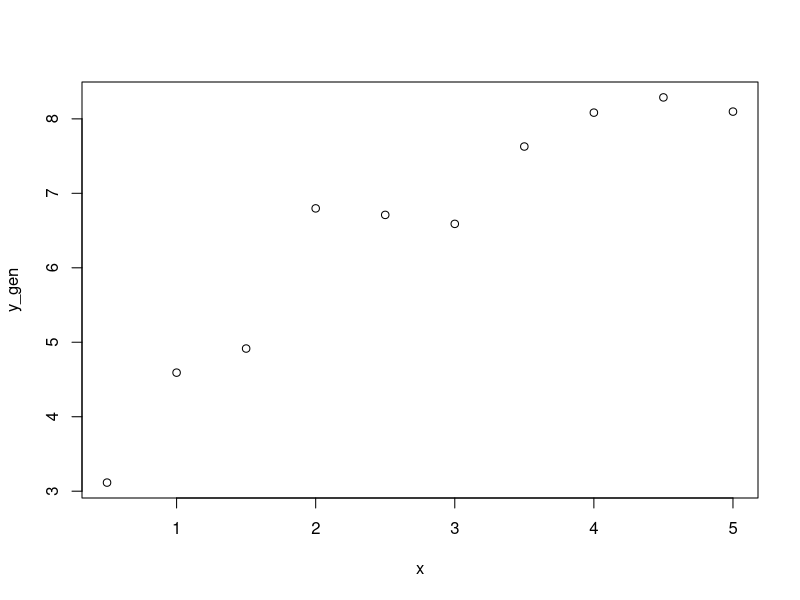
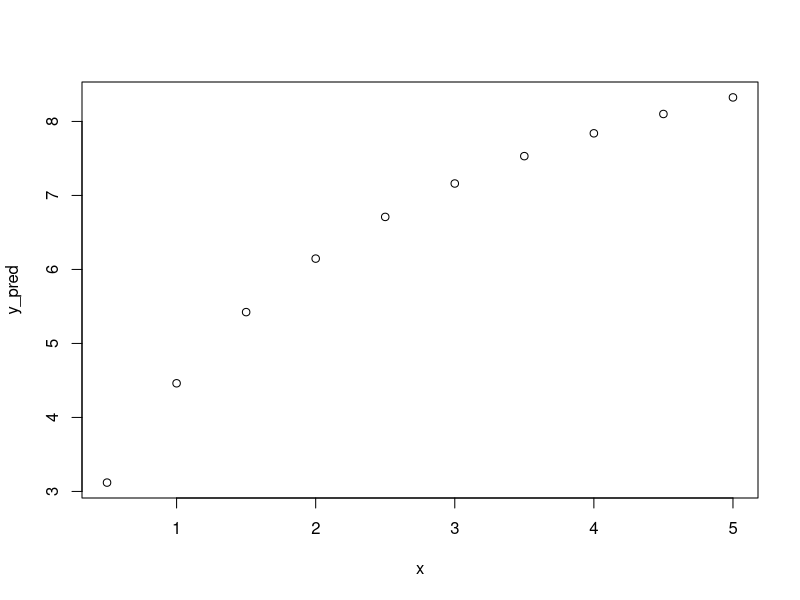
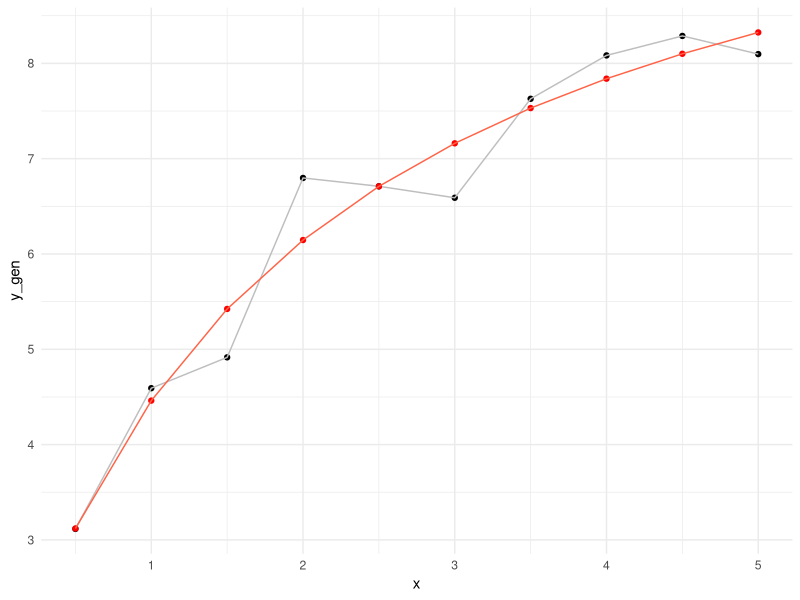

These charts were generated, in order, by the following R code:
library(ggplot2)
library(MASS)


# Parametry
n <- 10
x <- (1:10)/2
b1 <- 10
b2 <- 3
b3 <- 2
beta <- c(b1,b2,b3)
sig <- 1/2

set.seed(1)
y_gen <- (b1*x)/(b2+x)+b3 + rnorm(10,mean = 0, sd = sig)


fun_g <- function(x,beta){
  return((beta[1] * x) / (beta[2] + x) + beta[3])
}

grad_g <- function(x, beta){
  return(c(x/(beta[2]+x), - (beta[1] *x)/(beta[2]+x)^2,1))
}

grad_g(1/2, beta= beta)

# Wzór na g(x,beta)

# Definiujemy macierz G

mac_G <- function(wek_x, beta){
  n <- length(wek_x)
  p <- length(beta)
  mac <- matrix(nrow = n, ncol = p)
  for (i in 1:n){
    mac[i, ] <- grad_g(wek_x[i], beta = beta)
  }
  return(mac)
}


G_N <- function(x,y, beta_0 = c(8,2,1), eps=0.0001 , M=100){
  
  p <- length(beta_0)
  
  stare_beta <- beta_0
  for (i in 1:M){
    
    y_prog <- fun_g(x, stare_beta)
    G <- mac_G(x, beta = stare_beta)
      
    krok <- ginv(t(G) %*% G) %*%
      t(G)%*%(y-y_prog)
    
    nowe_beta <- stare_beta + krok

    # Warunek stopu
    if (sqrt(sum((nowe_beta-stare_beta)^2))<eps){
      break
    }
    stare_beta <- nowe_beta
  }
  
  # Oszacowanie wariancji
  y_koniec <- fun_g(x, nowe_beta)
  RSS <- sum((y - y_koniec)^2)
  sig_kw <- RSS / (n - p)
  
  # Oszacowanie macierzy kowariancji
  mac_cov <- sig_kw * ginv(t(G)%*%G)
  
  return(list(beta_est = nowe_beta, sigma2_est = sig_kw, iteracje = i, macierz_cov = mac_cov))
}

G_N_rozw <- G_N(x,y_gen)
beta

## Zadanie 4
# Prezentacja w tabeli kroków 0,1,2 i ostatniego

G_N_tab <- function(x,y, beta_0 = c(8,2,1), eps=0.0001 , M=100){
  
  n <- length(x)
  p <- length(beta_0)
  
  historia <- data.frame( )
  
  stare_beta <- beta_0
  for (i in 1:M){
    
    y_prog <- fun_g(x, stare_beta)
    G <- mac_G(x, beta = stare_beta)
    
    
    krok <- ginv(t(G) %*% G) %*%
      t(G)%*%(y-y_prog)
    
    
    RSS <- sum((y-y_prog)^2)
    L_log <- -n/2*log(2*pi) - n/2 * log(RSS/(n-p)) - (n-p)/2
    
    historia <- rbind(historia, data.frame( krok = i,
                                            beta1 = stare_beta[1],
                                            beta2 = stare_beta[2],
                                            beta3 = stare_beta[3],
                                            sigma_kw = RSS/(n-p),
                                            L = L_log))
    
    nowe_beta <- stare_beta + krok
    
    # Warunek stopu
    if (sqrt(sum((nowe_beta-stare_beta)^2))<eps){
      break
    }
    stare_beta <- nowe_beta
  }
  
  # Oszacowanie wariancji
  y_koniec <- fun_g(x, nowe_beta)
  RSS <- sum((y - y_koniec)^2)
  sig_kw <- RSS / (n - p)
  
  return(list(beta_est = nowe_beta, sigma2_est = sig_kw, iteracje = i, historia))
}

# Algorytm z historią
G_N_tab(x,y_gen)



# Zadanie 6
y_pred <- fun_g(x, G_N_rozw$beta_est)
  
plot(x,y_gen)
plot(x,y_pred)

ggplot()+
  geom_point(aes(x=x,y=y_gen), col = "black")+
  geom_line(aes(x=x,y=y_gen), col = "gray")+
  geom_point(aes(x=x,y=y_pred), col = "red1") +
  geom_line(aes(x=x,y=y_pred), col = "tomato1") +
  theme_minimal()
  

G_N(x,y_gen,beta_0 = c(9.7,2.9,2))
G_N(x,y_gen,beta_0 = c(1,1,1)) # Nie da się wyznaczyć macierzy numerycznie (jest osobliwa)
